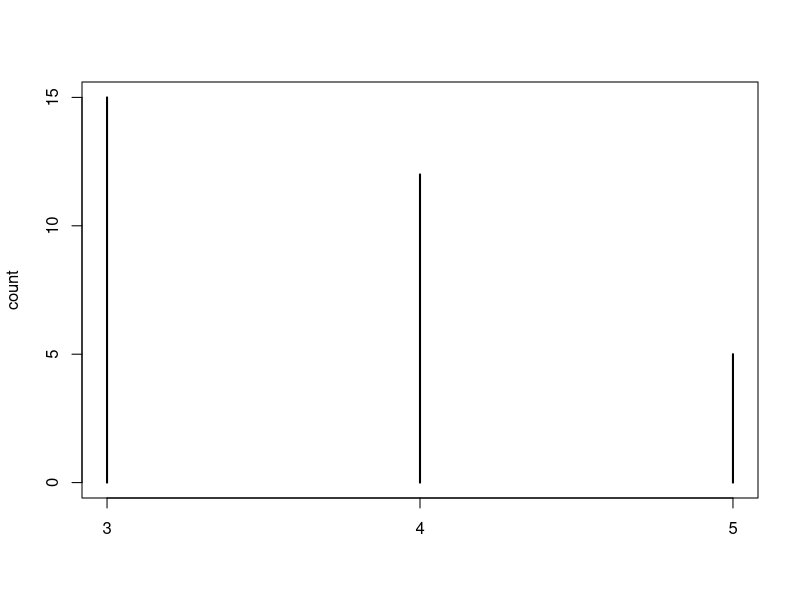
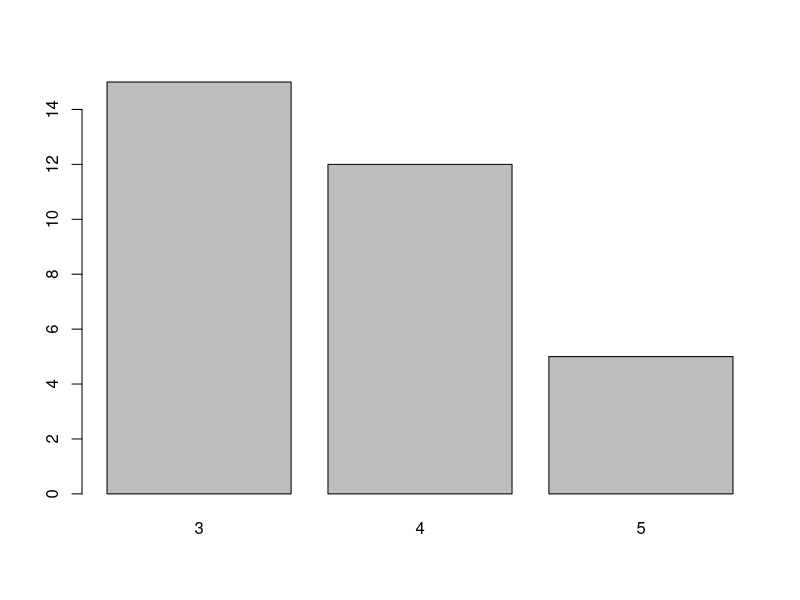
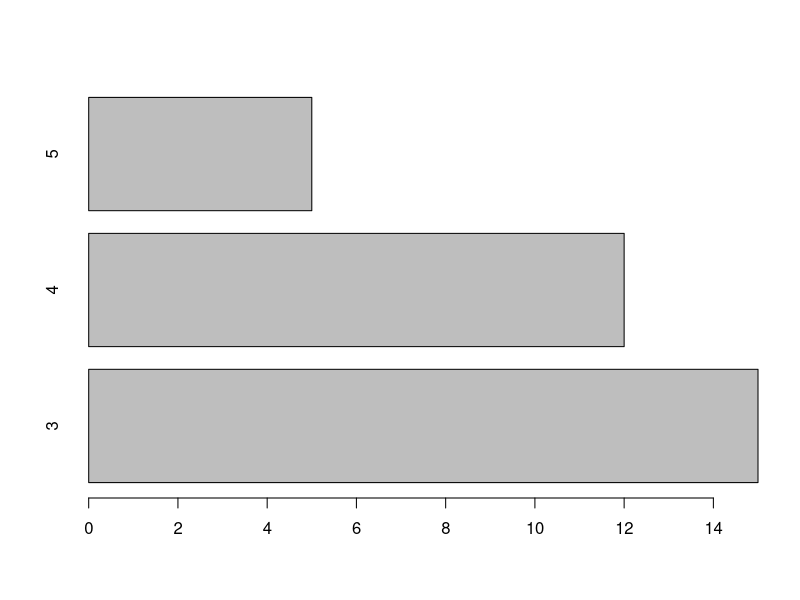
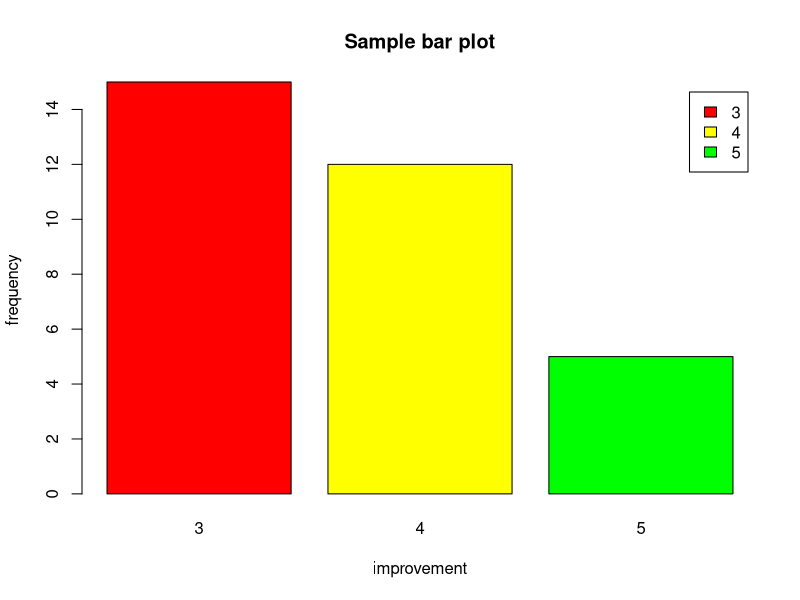
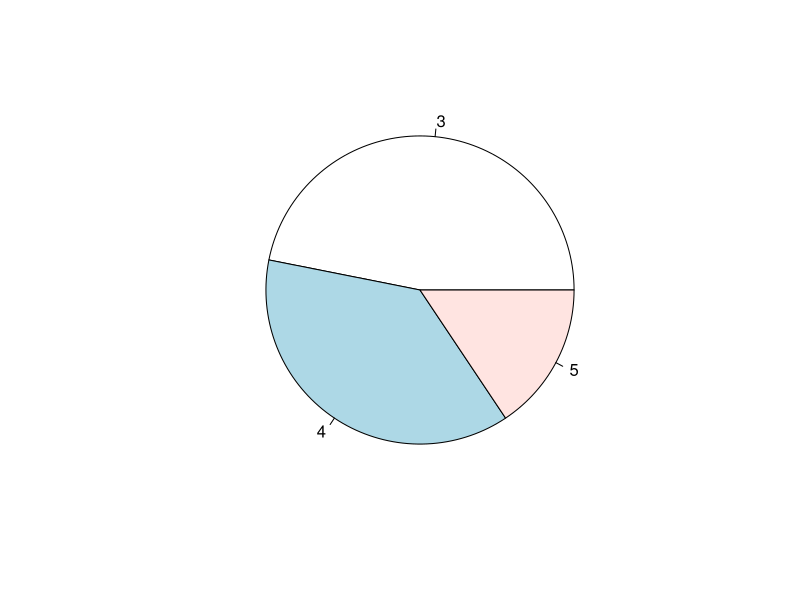
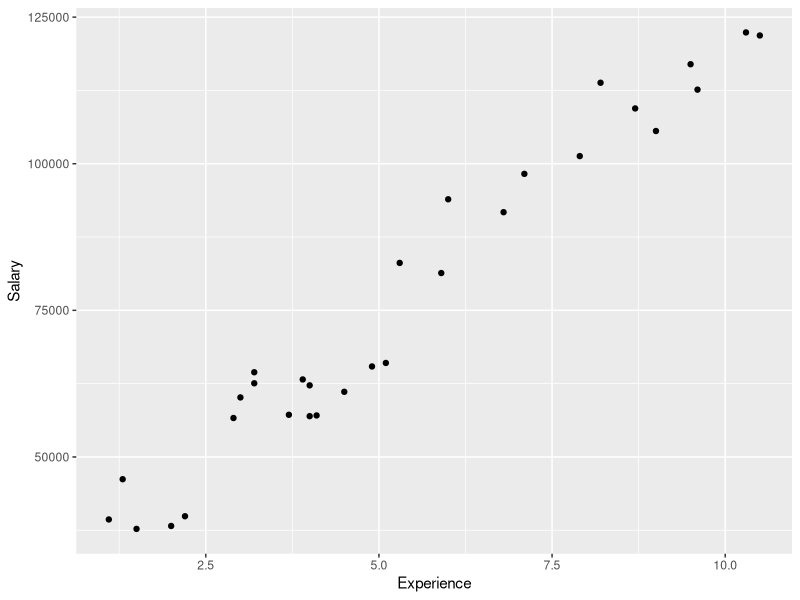
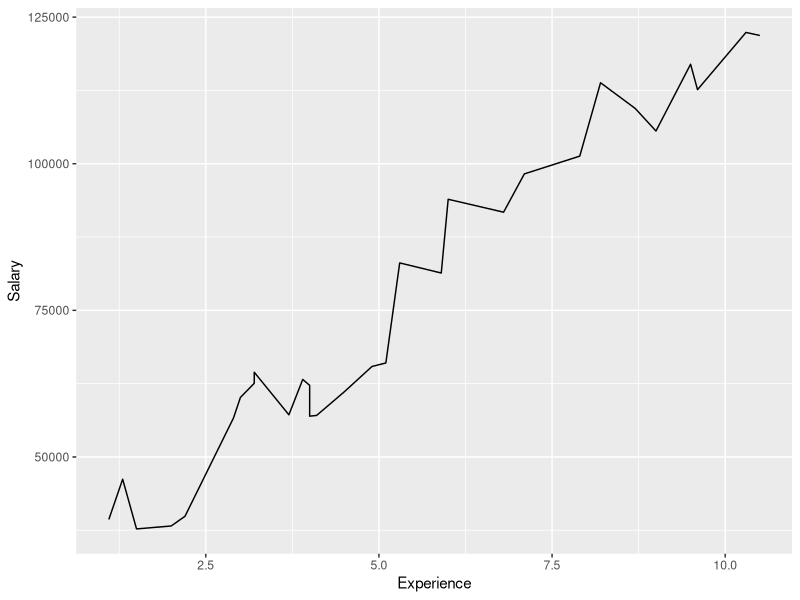
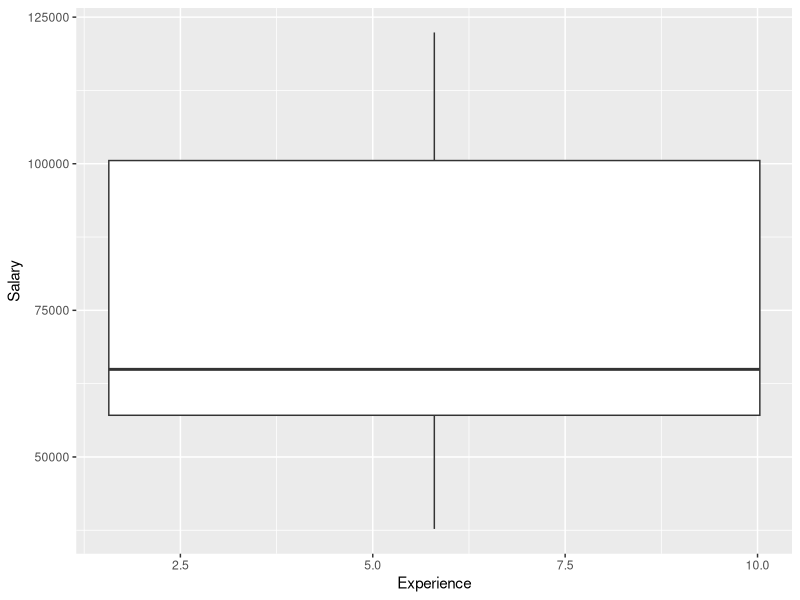

These charts were generated, in order, by the following R code:
count<-table(mtcars$gear)
View(count)
plot(count)
barplot(count)
barplot(count, horiz=TRUE)

barplot(count, main="Sample bar plot",xlab = "improvement",ylab = "frequency",legend = rownames(count),col=c("red","yellow","green"))
pie(count)
salary<-read.csv("Salary_Data.csv")
View(salary)

library(ggplot2)
ggplot(salary,aes(x=Experience,y=Salary))+
  geom_point()
ggplot(salary,aes(x=Experience,y=Salary))+
  geom_line()
ggplot(salary,aes(x=Experience,y=Salary))+
  geom_boxplot()
